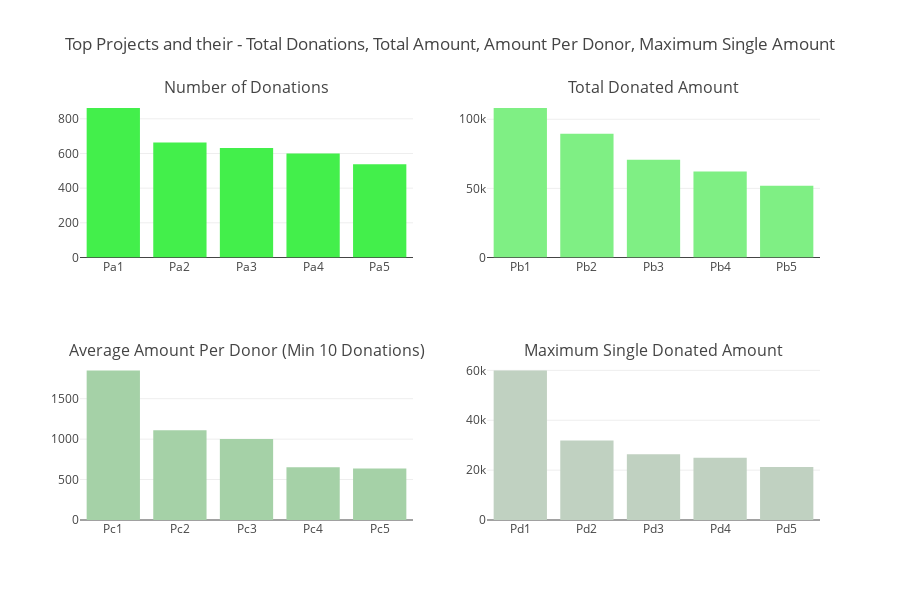

This figure's notebook cell:
### Markdown cell above
Total Rows in donations dataset : 4,687,884

## <a id="3.2"> 3.2 Projects and their Donations </a>

Lets identify top projects and their related attributes values: 

- 3.2.1 Projects hainvg Highest number of donors 
- 3.2.2 Projects having Highest Total Amounts Funded 
- 3.2.3 Projects having Highest Average Amounts Per Donor 
- 3.2.4 Projects having Maximum Single Donated Amount

### Code cell
# Which Projects Had the maximum Donations 

tempdf = donations_df.groupby('Project ID').agg({'Project ID' : 'count', 'Donation Amount' : 'sum'}).rename(columns={'Project ID' : "Total Donations", 'Donation Amount' : "Total Amount"}).reset_index()
tempdf['Average Donation Amount'] = tempdf['Total Amount'] / tempdf['Total Donations']

tempdf1 = tempdf.sort_values(by=['Total Donations'], ascending=[False])
x = tempdf1.head(5)['Project ID']
x = ["Pa"+str(i+1) for i in range(len(x))]
y = tempdf1.head(5)['Total Donations']
tr1 = bar_ver_noagg(x, y, 'Total Donations', '#43ef4b', lm=None, rt=True)

tempdf1 = tempdf.sort_values(by=['Total Amount'], ascending=[False])
x = tempdf1.head(5)['Project ID']
x = ["Pb"+str(i+1) for i in range(len(x))]
y = tempdf1.head(5)['Total Amount']
tr2 = bar_ver_noagg(x, y, 'Average Donations', '#7fef84', lm=None, rt=True)

tempdf1 = tempdf.sort_values(by=['Average Donation Amount'], ascending=[False])
x = tempdf1[tempdf1['Total Donations'] > 10].head(5)['Project ID']
x = ["Pc"+str(i+1) for i in range(len(x))]
y = tempdf1[tempdf1['Total Donations'] > 10].head(5)['Average Donation Amount']
tr3 = bar_ver_noagg(x, y, 'Average Donations (Min: 10 Donations)', '#a5d1a7', lm=None, rt=True)

tempdf = donations_df.groupby('Project ID').agg({'Project ID' : 'count', 'Donation Amount' : 'max'}).rename(columns={'Project ID' : "Total Donations", 'Donation Amount' : "Maximum Donations"}).reset_index()
tempdf1 = tempdf.sort_values(by=['Maximum Donations'], ascending=[False])
x = tempdf1.head(5)['Project ID']
x = ["Pd"+str(i+1) for i in range(len(x))]
y = tempdf1.head(5)['Maximum Donations']
tr4 = bar_ver_noagg(x, y, 'Maximum Donations', '#c0d1c1', lm=None, rt=True)



fig = tools.make_subplots(rows=2, cols=2, print_grid=False, subplot_titles = ['Number of Donations', "Total Donated Amount", 'Average Amount Per Donor (Min 10 Donations)', 'Maximum Single Donated Amount'])
fig.append_trace(tr1, 1, 1);
fig.append_trace(tr2, 1, 2);
fig.append_trace(tr3, 2, 1);
fig.append_trace(tr4, 2, 2);

fig['layout'].update(height=600, showlegend=False, title='Top Projects and their - Total Donations, Total Amount, Amount Per Donor, Maximum Single Amount');
iplot(fig);

### Figure 1 — Plotly figure (JSON) as saved in the notebook; plotly's stock layout.template omitted (floating-point values rounded to 4 significant figures)
{"data": [{"marker": {"color": "#43ef4b"}, "type": "bar", "x": ["Pa1", "Pa2", "Pa3", "Pa4", "Pa5"], "xaxis": "x1", "y": [863, 663, 631, 600, 538], "yaxis": "y1"}, {"marker": {"color": "#7fef84"}, "type": "bar", "x": ["Pb1", "Pb2", "Pb3", "Pb4", "Pb5"], "xaxis": "x2", "y": [108200.0, 89510.0, 70730.0, 62290.0, 51950.0], "yaxis": "y2"}, {"marker": {"color": "#a5d1a7"}, "type": "bar", "x": ["Pc1", "Pc2", "Pc3", "Pc4", "Pc5"], "xaxis": "x3", "y": [1850.0, 1110.0, 1002.0, 650.9, 636.6], "yaxis": "y3"}, {"marker": {"color": "#c0d1c1"}, "type": "bar", "x": ["Pd1", "Pd2", "Pd3", "Pd4", "Pd5"], "xaxis": "x4", "y": [60000, 31860.0, 26370.0, 25000, 21300.0], "yaxis": "y4"}], "layout": {"annotations": [{"font": {"size": 16}, "showarrow": false, "text": "Number of Donations", "x": 0.225, "xanchor": "center", "xref": "paper", "y": 1, "yanchor": "bottom", "yref": "paper"}, {"font": {"size": 16}, "showarrow": false, "text": "Total Donated Amount", "x": 0.775, "xanchor": "center", "xref": "paper", "y": 1, "yanchor": "bottom", "yref": "paper"}, {"font": {"size": 16}, "showarrow": false, "text": "Average Amount Per Donor (Min 10 Donations)", "x": 0.225, "xanchor": "center", "xref": "paper", "y": 0.375, "yanchor": "bottom", "yref": "paper"}, {"font": {"size": 16}, "showarrow": false, "text": "Maximum Single Donated Amount", "x": 0.775, "xanchor": "center", "xref": "paper", "y": 0.375, "yanchor": "bottom", "yref": "paper"}], "height": 600, "showlegend": false, "title": "Top Projects and their - Total Donations, Total Amount, Amount Per Donor, Maximum Single Amount", "xaxis1": {"anchor": "y1", "domain": [0, 0.45]}, "xaxis2": {"anchor": "y2", "domain": [0.55, 1]}, "xaxis3": {"anchor": "y3", "domain": [0, 0.45]}, "xaxis4": {"anchor": "y4", "domain": [0.55, 1]}, "yaxis1": {"anchor": "x1", "domain": [0.625, 1]}, "yaxis2": {"anchor": "x2", "domain": [0.625, 1]}, "yaxis3": {"anchor": "x3", "domain": [0, 0.375]}, "yaxis4": {"anchor": "x4", "domain": [0, 0.375]}}}
